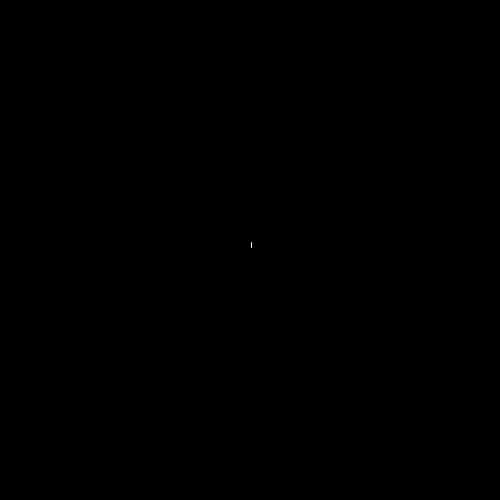
Frame 1 (no input)
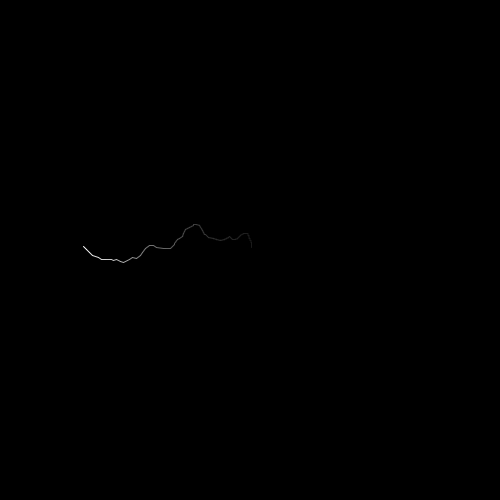
Frame 60 (the mouse pressed at the canvas centre just before this capture)
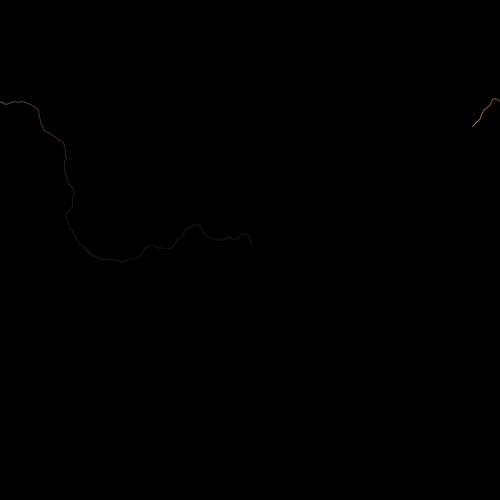
Frame 120 (the mouse held since frame 60 and released just before this capture)

The Processing sketch that drew these frames (run headless with seeded random() and noise(); from frame 60 on, the mouse is pressed at the canvas centre):

// Processing sketch: processing_11387
// ── processing_11387.pde

float xi, x, xf, yi, y, yf;
float dxi, dyi, dxf, dyf;
float a, b;
float xu, yu, xv, yv, normeu, normev;
float t;
float pas = 5;
int red = 255, green = 255, blue = 255;          //couleur
int Alpha = 255; //or Alpha = 100 & stroke(255)  //transparence
int o = 1; //taille pinceau

void setup()
{
  size(500,500);
  background(0);
  stroke(red, green, blue,Alpha);
  smooth();
  t = PI/4;
  
  xi = width/2;
  yi = height/2;
  
  dxi = random(-pas,pas);
  dyi = random(-pas,pas);
  
  x = xi+dxi;
  y = yi+dyi;
}

void draw()
{
  //beginShape();
  
  noStroke();
  fill(0,0,0,10);
  rect(0,0,width, height);
  smooth();
  
  xu = dxi*cos(t)+dyi*sin(t);
  yu = dyi*cos(t)-dxi*sin(t);
  xv = dxi*cos(t)+dyi*sin(-t); //xv = -yu;
  yv = dyi*cos(t)-dxi*sin(-t); //yv = xu;
  normeu = sqrt(sq(xu)+sq(yu));
  normev = sqrt(sq(xv)+sq(yv));
  xu = xu/normeu;
  yu = yu/normeu;
  xv = xv/normev;
  yv = yv/normev;
  
  a = random(0,pas);
  b = random(0,pas);
  
  dxf = a*xu+b*xv;
  dyf = a*yu+b*yv;
  
  xf = x+dxf; yf = y+dyf;
    
  stroke(red, green, blue, Alpha);
  strokeWeight(o);
  line(x,y,xf,yf);
  
  xi = x;     yi = y;
  x = xf;     y = yf;
  
  dxf = xf-x;  dyf = yf-y;
  dxi = x-xi;  dyi = y-yi;
  
  //point(x,y);
  //line(xi,yi,x,y);
  //fill(255,0,0);
  //ellipse(xf,yf,10,10);
  
  if(x<0){x=width;}
  if(x>width){x=0;}
  if(y<0){y=height;}
  if(y>height){y=0;}
  
println(dxf+"   "+dyf);
println(dxi+"   "+dyi);
  //endShape();
}

void mousePressed()
{
  if(mousePressed==true)
  {if(o<5){strokeWeight(1);}
   else{strokeWeight(o);}
   ellipse(x,y,10,10);
   strokeWeight(o);
   red = int(random(0,256));
   green = int(random(0,256));
   blue = int(random(0,256));
   //x = mouseX;
   //y = mouseY;
  }
}

void keyPressed()
{
  if ((keyCode == DOWN)&&(o>0)){o-=1;}
  if ((keyCode == UP)&&(o<50)){o+=1;}
}
